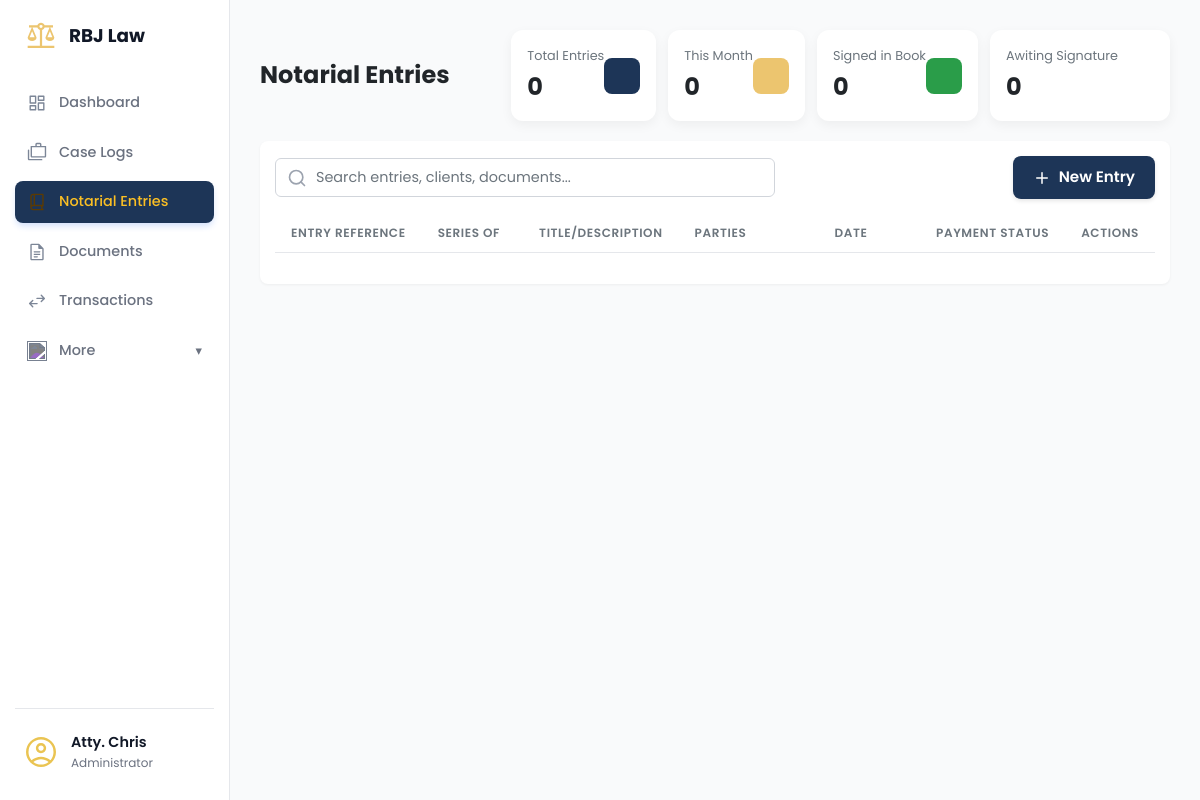
The page /notarial-entries/ (signed in) on the database as committed earlier.
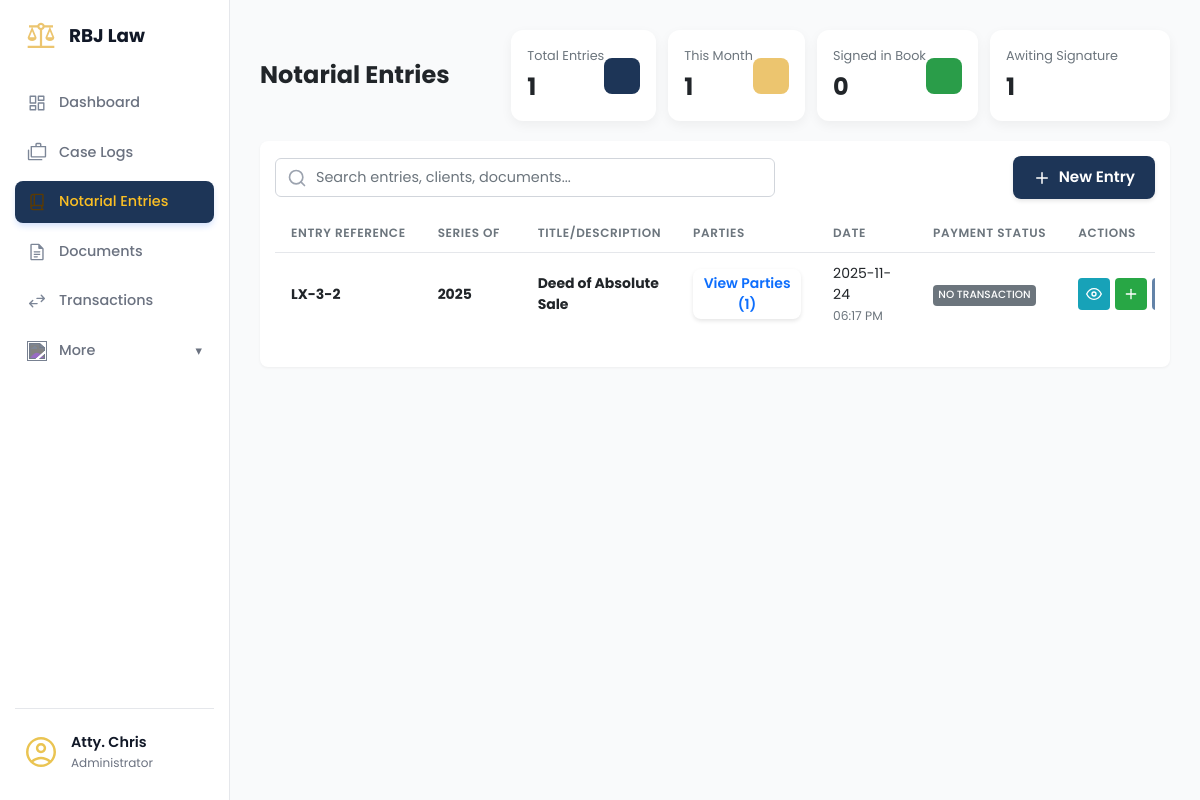
The same page on the database as committed later.
### app/models/notarial_entry_mdl.py (models this page shows, shortened)
class NotarialEntry(db.Model):
    __tablename__ = 'notarial_entries'
    id = db.Column(db.Integer, primary_key=True)
    not_entry_num = db.Column(db.String(255), nullable=False)
    not_page_num = db.Column(db.String(255), nullable=False)
    not_book_num = db.Column(db.String(255), nullable=False)
    not_series = db.Column(db.Integer, nullable=False)
    not_title = db.Column(db.String(255), nullable=False)
    not_date = db.Column(db.DateTime, nullable=False, default=datetime.utcnow)
    not_type_act = db.Column(db.String(255), nullable=False)
    not_fee = db.Column(Numeric(10, 2), nullable=False)
    not_fee_or = db.Column(db.String(255), nullable=False)
    not_other_place = db.Column(db.String(255), nullable=True)
    not_comp_evidence_id = db.Column(db.String(150), nullable=True)
    transaction_item_id = db.Column(db.Integer, db.ForeignKey('transaction_items.id'), nullable=True)
    transaction_status = db.Column(db.String(50), default='no_transaction')  # no_transaction, unpaid, paid
    transaction_item = db.relationship('TransactionItem',
                                     foreign_keys=[transaction_item_id],
                                     backref='notary_entries',
                                     lazy=True)
    @property
    def has_transaction(self):
        return self.transaction_item_id is not None
    @property
    def is_paid(self):
        return self.transaction_status == 'paid'

### app/routes/notarial_entries_routes.py (the view)
@notarial_entries_bp.route('/')
@login_required
def notarial_entries_page():
    entries = NotarialEntryService.get_all_entries()
    return render_template('notarial_entries.html', entries=entries, now=datetime.utcnow())

### app/services/notarial_entry_service.py (called while the page is built)
    @staticmethod
    def get_all_entries():
        return NotarialEntry.query.options(
            joinedload(NotarialEntry.parties),
            joinedload(NotarialEntry.witnesses)
        ).order_by(NotarialEntry.not_date.desc()).all() # Line 20 or similar

### app/templates/notarial_entries.html (shortened to what the changed rows need)
{% extends 'base.html' %}
{% block content %}
<main class="dashboard-content">
    <header class="dashboard-header">
        <div>
            <h1>Notarial Entries </h1>
        </div>
        <div style="display: flex; gap: 12px;">
            <div class="data-card data-card--sm">
                <div class="data-card__info">
                    <span class="data-card__title">Total Entries</span>
                    <span class="data-card__value">{{ entries|length }}</span>
                </div>
            </div>
            <div class="data-card data-card--sm">
                <div class="data-card__info">
                    <span class="data-card__title">This Month</span>
                    <span class="data-card__value">
                        {% set current_month = [] %}
                        {{ current_month|length }}
                    </span>
                </div>
            </div>
                        {% set signed_count = [] %}
            <div class="data-card data-card--sm">
                <div class="data-card__info">
                    <span class="data-card__title">Awiting Signature</span>
                    <span class="data-card__value">
                        {% set unsigned_count = [] %}
                        {{ unsigned_count|length }}
                    </span>
                </div>
            </div>
        </div>
    </header>
    <section class="content-section">
        <div class="panel-card">
            <div class="table-wrapper">
                <table class="table document-table">
                    <colgroup>
                    </colgroup>
                    <thead>
                        <tr>
                            <th data-sort-key="entry_ref">Entry Reference</th>
                            <th data-sort-key="series">Series Of</th>
                            <th data-sort-key="title">Title/Description</th>
                            <th data-sort-key="parties">Parties</th>
                            <th>Date</th>
                            <th>Payment Status</th>
                            <th>Actions</th>
                        </tr>
                    </thead>
                    <tbody>
                        {% for entry in entries %}
                        <tr>
                            <td>
                                <strong>{{ entry.not_book_num }}-{{ entry.not_page_num }}-{{ entry.not_entry_num
                                    }}</strong>
                            </td>
                            <td>
                                <strong>{{ entry.not_series }}</strong>
                            </td>
                            <td>
                                <strong>{{ entry.not_title }}</strong>
                            </td>
                            <td>
                                <div class="clickable-list">
                                    <button type="button" class="btn btn-sm btn-outline-primary view-parties-btn"
                                        data-entry-id="{{ entry.id }}" data-bs-toggle="modal"
                                        data-bs-target="#partiesModal">
                                        View Parties ({{ entry.parties|length }})
                                    </button>
                                </div>
                            </td>
                            <td>
                                <div>{{ entry.not_date.strftime('%Y-%m-%d') }}</div>
                                <small class="text-muted">{{ entry.not_date.strftime('%I:%M %p') }}</small>
                            </td>
                            <td>
                                {% if entry.is_paid %}
                                <span class="status-tag status-tag--signed">Paid</span>
                                {% elif entry.has_transaction %}
                                <span class="status-tag status-tag--unsigned">Unpaid</span>
                                {% else %}
                                <span class="status-tag status-tag--other">No Transaction</span>
                                {% endif %}
                            </td>
                            <td>
                                <div class="action-buttons">
                                    <a href="{{ url_for('documents.notarial_entry_documents', entry_id=entry.id) }}"
                                        class="btn-action btn-action--info" title="View Details">
                                        <svg xmlns="http://www.w3.org/2000/svg" width="16" height="16"
                                            viewBox="0 0 24 24" fill="none" stroke="currentColor" stroke-width="2"
                                            stroke-linecap="round" stroke-linejoin="round">
                                            <path d="M1 12s4-8 11-8 11 8 11 8-4 8-11 8-11-8-11-8z"></path>
                                            <circle cx="12" cy="12" r="3"></circle>
                                        </svg>
                                    </a>
                                    {% if not entry.has_transaction %}
                                    <form method="POST"
                                        action="{{ url_for('notarial_entries.create_transaction', entry_id=entry.id) }}"
                                        style="display: inline;">
                                        <button type="submit" class="btn-action btn-action--success"
                                            title="Create Transaction">
                                            <svg xmlns="http://www.w3.org/2000/svg" width="16" height="16"
                                                viewBox="0 0 24 24" fill="none" stroke="currentColor" stroke-width="2"
                                                stroke-linecap="round" stroke-linejoin="round">
                                                <line x1="12" y1="5" x2="12" y2="19"></line>
                                                <line x1="5" y1="12" x2="19" y2="12"></line>
                                            </svg>
                                        </button>
                                    </form>
                                    {% endif %}
                                    <a href="#" class="btn-action btn-action--secondary"
                                        style="background-color: rgb(99, 131, 168); color: white;" title="Edit"
                                        data-bs-toggle="modal" data-bs-target="#entryModal"
                                        onclick="loadEntryData('{{ entry.id }}')">
                                    </a>
                                </div>
                            </td>
                        </tr>
                        {% endfor %}
                    </tbody>
                </table>
            </div>
        </div>
    </section>
</main>
{% endblock content %}

Rows that differ between the two databases and show on the page:
added NotarialEntry: not_book_num "LX", not_page_num "3", not_entry_num "2", not_series "2025", not_title "Deed of Absolute Sale", parties|length "1", not_date "2025-11-24", not_date "06:17 PM", transaction_status "NO TRANSACTION"
Other text that changed with them:
{{ entries|length }}: "0" → "1"
{{ current_month|length }}: "0" → "1"
{{ unsigned_count|length }}: "0" → "1"
